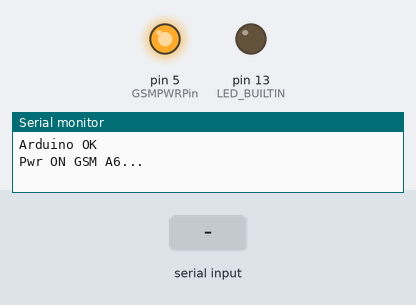
A sketch run on a simulated Arduino Uno, built with avr-gcc and run on an emulated ATmega328P. Shown: output pins drawn as LEDs (lit = HIGH), the last lines printed to the serial monitor. Dashed ring = blinking. The test bench sets the inputs (shaded band). Random numbers use the default seed unless the sketch sets one; the modem accepts every AT command (registered, SIM ready, sends succeed) and sends nothing else.

Above: at 1.1 s.
At 12.5 s:
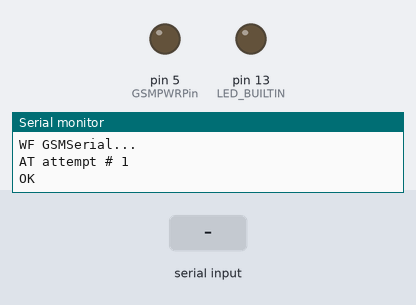
12.6 s: "90,45\n" received over the second serial link
At 13.4 s:
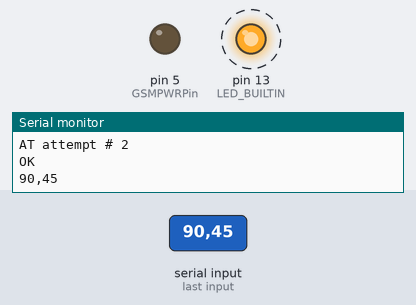
16.1 s: "24\n" received over the second serial link
19.6 s: "1,90,45\n" received over the second serial link
Timing chart, 0 to 25.5 s (numbered marks = the images above; inputs shaded):
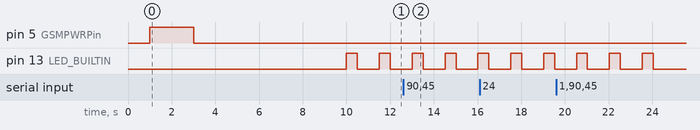

The sketch:

RainCheck_GSM.ino
```cpp
/*
 * Source:
 * Rain FC-37 sensor usage -  https://randomnerdtutorials.com/guide-for-rain-sensor-fc-37-or-yl-83-with-arduino/
 * Wiring:
 * GND=GND
 * Vcc=Vcc
 * NanoA0=RainA0
 * GSM module usage
 * GSM A6 module usage - https://lastminuteengineers.com/a6-gsm-gprs-module-arduino-tutorial/
 * Wiring:
 * GND=GND
 * Vcc=Vcc
 * NanoD3=GSM8Tx
 * NanoD2=GSM9Rx
 * NanoD2=GSM13PWR
 * GSM External power via uUSB
 */

#include <SoftwareSerial.h>

//Create software serial object to communicate with A6
SoftwareSerial GSMSerial(3, 2); //A6 Tx & Rx is connected to Arduino #3 & #2

// ###########################################################################
// ###################### Global Variables ###################################
// ###########################################################################

int hour;      // value will be replaced by real value from GSM
int minute;    // value will be replaced by real value from GSM
String SMSmessage = "START:";
String sdata = "";  // For reading the SerialData from GSM serial port

// ###########################################################################
// ###################### S E T U P ##########################################
// ###########################################################################

void setup(){
  Serial.begin(9600);  //Begin serial communication with Arduino and Arduino IDE (Serial Monitor)
  delay(1000);
  Serial.println("Arduino OK");
  Serial.println();
  PowerOnGSM();
  Serial.println();
  GetTime();
  Serial.println();
  ParseTime();
  }

// ###########################################################################
// ###################### F U N C T I O N S ##################################
// ###########################################################################

void PowerOnGSM() {
  // power ON A6 GSM module by sending 2 second High to pin 5 where PWR pin of A6 is attached
  // source: https://lastminuteengineers.com/a6-gsm-gprs-module-arduino-tutorial/

  int GSMPWRPin = 5;
  pinMode(GSMPWRPin, OUTPUT);
  Serial.println("Pwr ON GSM A6...");

  digitalWrite(GSMPWRPin, LOW);
  digitalWrite(GSMPWRPin, HIGH);
  delay(2000);
  digitalWrite(GSMPWRPin, LOW);
  delay(5000);

  GSMSerial.begin(9600);     //Start serial with GSM A6
  delay(2000);
  Serial.println("WF GSMSerial...");   // Wait 10 sec and blink
  pinMode(LED_BUILTIN, OUTPUT);
  for (int i = 1 ; i <= 10; i++) {
    digitalWrite(LED_BUILTIN, HIGH);
    delay(500);
    digitalWrite(LED_BUILTIN, LOW);
    delay(500);
    Serial.print("AT attempt # ");
    Serial.println(i);
    GSMSerial.println("AT");        //Once the handshake test is successful, it will return OK
    updateSerial();
    }
  }

// #################################

void GetTime() {                    //outcome: +CCLK: "20/07/31,14:26:01+02"
  delay(500);
  Serial.println("Get time");
  GSMSerial.println("AT+CCLK?");

  GSMSerialRead();

  PowerOffGSM();
}

// #################################

void GSMSerialRead() {
  // source: https://www.best-microcontroller-projects.com/arduino-string.html

  delay(500);
  byte ch;
   while(GSMSerial.available())
      {
        ch = GSMSerial.read();
        sdata += (char)ch;
      }
  Serial.println("SDATA Check:");     // should return like: +CCLK: "20/07/31,14:26:01+02" followed by OK
  Serial.println(sdata);
}

// #################################

void ParseTime() {
 //source: https://www.arduino.cc/en/Tutorial/StringRemove
 // set to integer: https://www.arduino.cc/en/Tutorial.StringToIntExample

/* +CCLK: "20/08/01,20:48:58+02"
 * parse hour:minute
 */

  String sHour, sMinute;

  Serial.println("Parse time:");
  Serial.println(sdata);

  sdata.remove(0,20);                   // Crop unwanted info from GSM Time
  sdata.remove(20);
  Serial.println(sdata);

  SMSmessage += sdata;                  // add the timestamp to SMS message
  SMSmessage += " --RainReport: ";      // and add Report to SMS message
  Serial.println(SMSmessage);

  sdata.remove(0,9);                    // Crop further to get hour and minute
  sdata.remove(5);

  Serial.print("SDATA POST-CUT ");
  Serial.println(sdata);

  sHour = sdata;
  sMinute = sdata;

  sHour.remove(2);
  sMinute.remove(0,3);
  hour = (sHour.toInt());
  minute = (sMinute.toInt());

  Serial.print(hour," ");               // display the acquired hour/min info
  Serial.println(minute);
  }

// #################################

void AlignDelay(){                // we need to start checking on half or whole hour
  long RCDelay;                   //must be long due miliseconds used

  if (minute>0 && minute<30){     //we will wait till next halfhour
      RCDelay = 30 - minute;
      Serial.print("RCDelay min <30: ");
      Serial.println(RCDelay);
      RCDelay = RCDelay*60000;  //*60000 from miliseconds to minutes - SET TO PRODUCTION
      delay(RCDelay);
      minute=30;
      }

  if (minute>30){     //we will wait till next hour
    RCDelay = 60 - minute;
    Serial.print("RCDelay min >30: ");
    Serial.println(RCDelay);
    RCDelay = RCDelay*60000;    //*60000 from miliseconds to minutes - SET TO PRODUCTION
    delay(RCDelay);
    hour++;
    if (hour == 24) hour = 0;
    minute=0;
    }
  Serial.print ("Check hour: ");
  Serial.println (hour);
  }

//###########################

void CheckRain() {
  int rainPin = A0;
  int thresholdValue = 500;   // you can adjust the rain sensing threshold value

  int sensorValue = analogRead(rainPin);    // read the input on analog pin 0:
  // Serial.print(sensorValue," ");
  if(sensorValue < thresholdValue) SMSmessage += "Y";   // if there's rain detected, add "Y" to SMS message (after timestamp)
    else SMSmessage += "n";                             // otherwise put "n" there
  }

// #################################

void SendSMS(){
/*
 * SMS format 160 characters
 *          10        20        30        40        50        60        70        80        90        100       110       120       130       140       150
 * 1234567890123456789012345678901234567890123456789012345678901234567890123456789012345678901234567890123456789012345678901234567890123456789012345678901234567890
 * START:20/08/01,20:30:39+02 --RainReport: 13YN14NN15NN16NN17NN18NN19NN20NN21NN22NN23NN00NN01NN02NN03NN04NN05NN06NN07NY08YY09YY10YN11NN12NY --RainReportEND
 */

  PowerOnGSM();

  GSMSerial.println("AT+CMGF=1"); // Configuring TEXT mode
  updateSerial();
  GSMSerial.println("AT+CMGS=\"+421987123456\"");         //change with phone number to sms in international form - SET TO PRODUCTION
  updateSerial();
  // GSMSerial.print("Test message"); //text content
  GSMSerial.print(SMSmessage);
  updateSerial();
  GSMSerial.write(26);           //close and send code

  delay(10000);
  PowerOffGSM();                 // After successful send, we will power off the GSM module
  }

// #################################

void PowerOffGSM() {         // power Off A6 GSM module by AT command
  GSMSerial.println("AT+CPOF");
  updateSerial();
  }

//###########################

void updateSerial(){
  delay(500);
  while (Serial.available())
  {
    GSMSerial.write(Serial.read());   //Forward what Serial received to Software Serial Port
  }
  while(GSMSerial.available())
  {
    Serial.write(GSMSerial.read());   //Forward what Software Serial received to Serial Port
  }
}

//###########################

void(* resetFunc) (void) = 0;    //declare reset function @ address 0 => arduino SW reset

//#### FAKE #################

void FakeCheckRain(){           // we generate "random" measure
  int isRain;
  isRain = random(10);
  if (isRain>=5) SMSmessage += "Y";
    else SMSmessage += "n";
  }

//#### FAKE #################

void FakeSendSMS(){
  // real data replaced by blankSMS and random time - SET TO PRODUCTION
  hour = random(23);
  minute = random(60);
  SMSmessage = "START: YY/MM/DD,HH:SS+02 --Rain report: ";
  PowerOffGSM();
  }

// ###########################################################################
// ###################### L O O P ############################################
// ###########################################################################

void loop() {
  delay(1000);
  AlignDelay();           // Waiting for exact half or exact whole hour

  SMSmessage += hour;     // adding hour timestamp to SMS message

  if (minute==0){
    // FakeCheckRain();                   // - REMOVE FROM PRODUCTION
    CheckRain();                                // - SET TO PRODUCTION
    // Serial.println("Min=0, wait 30 min to next check.");
    delay (1800000);       // 30 minute wait - SET TO PRODUCTION
    minute=30;
    }

  // Serial.println(SMSmessage);    //test print

  if (minute==30){
    // FakeCheckRain();                   // - REMOVE FROM PRODUCTION
    CheckRain();                                // - SET TO PRODUCTION
    // Serial.println("Min=30, wait 30 min to next check.");
    delay (1800000);       // 30 minute wait - SET TO PRODUCTION
    minute=0;
    }

  Serial.println(SMSmessage);    //test print

  hour++;
  if (hour == 24) hour = 0;  // midnight

  if (hour == 12 && minute == 0) {          // time to send SMS, amend if required - SET TO PRODUCTION
    SMSmessage += " --RainReportEND";
    Serial.println("Sending SMS");
    Serial.println(SMSmessage);
    SendSMS();                                 // - SET TO PRODUCTION
    // FakeSendSMS();                                // - REMOVE FROM PRODUCTION

    Serial.println("############");
    delay(10000);
    resetFunc();        // - SET TO PRODUCTION
    }
  //Serial.println("I'm alive!");
  }
```

Measured:
- by itself, pin 13 (LED_BUILTIN): alternates HIGH for 0.50 s and LOW for 1.0 s, 6 changes in all, then stays LOW
